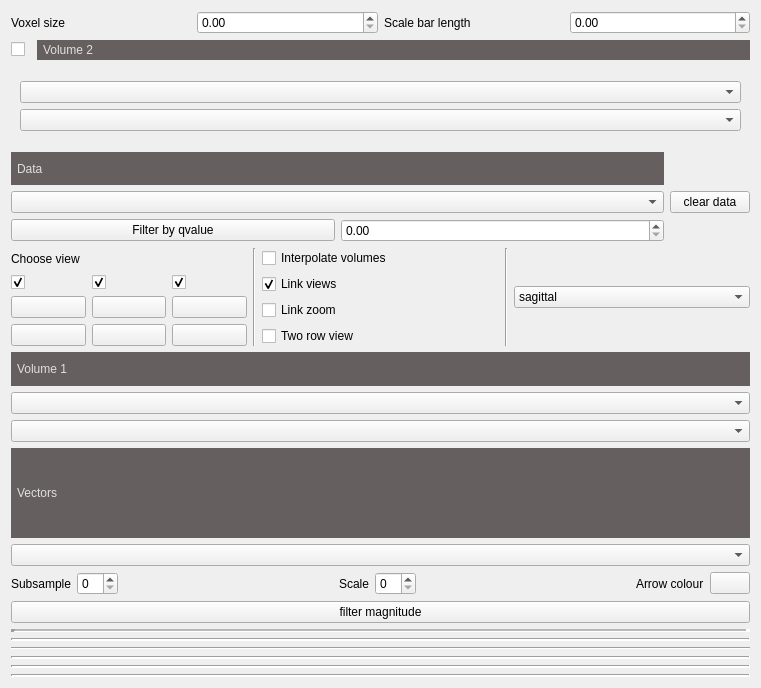
<?xml version="1.0" encoding="UTF-8"?>
<ui version="4.0">
 <class>data</class>
 <widget class="QWidget" name="data">
  <property name="geometry">
   <rect>
    <x>0</x>
    <y>0</y>
    <width>761</width>
    <height>688</height>
   </rect>
  </property>
  <property name="windowTitle">
   <string>Form</string>
  </property>
  <layout class="QVBoxLayout" name="verticalLayout">
   <item>
    <layout class="QGridLayout" name="gridLayoutScalebar_2">
     <item row="0" column="1">
      <widget class="QDoubleSpinBox" name="doubleSpinBoxVoxelSize_2"/>
     </item>
     <item row="0" column="0">
      <widget class="QLabel" name="label_15">
       <property name="text">
        <string>Voxel size</string>
       </property>
      </widget>
     </item>
     <item row="0" column="3">
      <widget class="QDoubleSpinBox" name="doubleSpinBoxScaleBarLength_2"/>
     </item>
     <item row="0" column="2">
      <widget class="QLabel" name="label_16">
       <property name="text">
        <string>Scale bar length</string>
       </property>
      </widget>
     </item>
    </layout>
   </item>
   <item>
    <layout class="QVBoxLayout" name="vol2Widget_layout_2">
     <item>
      <layout class="QHBoxLayout" name="volume2Label_layout_2">
       <item>
        <widget class="QCheckBox" name="checkBoxShowVol2Controls_2">
         <property name="maximumSize">
          <size>
           <width>20</width>
           <height>16777215</height>
          </size>
         </property>
         <property name="text">
          <string/>
         </property>
        </widget>
       </item>
       <item>
        <widget class="QLabel" name="label_14">
         <property name="styleSheet">
          <string notr="true">background-color:rgb(102, 95, 95);
padding: 3px;
color: rgb(223, 223, 223);</string>
         </property>
         <property name="text">
          <string>Volume 2</string>
         </property>
        </widget>
       </item>
      </layout>
     </item>
     <item>
      <widget class="QWidget" name="vol2ControlsWidget_2" native="true">
       <property name="minimumSize">
        <size>
         <width>300</width>
         <height>80</height>
        </size>
       </property>
       <layout class="QVBoxLayout" name="verticalLayout_3">
        <item>
         <layout class="QVBoxLayout" name="layoutVolume2_2">
          <item>
           <widget class="QComboBox" name="comboBoxVolume2_2"/>
          </item>
          <item>
           <widget class="QComboBox" name="comboBoxVolumeLut2_2"/>
          </item>
         </layout>
        </item>
       </layout>
      </widget>
     </item>
    </layout>
   </item>
   <item>
    <layout class="QGridLayout" name="gridLayout_2">
     <item row="0" column="0">
      <widget class="QLabel" name="labelData_2">
       <property name="styleSheet">
        <string notr="true">background-color:rgb(102, 95, 95);
padding: 3px;
color: rgb(223, 223, 223);</string>
       </property>
       <property name="text">
        <string>Data</string>
       </property>
      </widget>
     </item>
     <item row="1" column="0">
      <widget class="QComboBox" name="comboBoxData_2"/>
     </item>
     <item row="4" column="0">
      <layout class="QHBoxLayout" name="horizontalLayout_10">
       <item>
        <widget class="QPushButton" name="pushButtonFilterQValue_2">
         <property name="text">
          <string>Filter by qvalue</string>
         </property>
        </widget>
       </item>
       <item>
        <widget class="QDoubleSpinBox" name="doubleSpinBoxQValue_2"/>
       </item>
      </layout>
     </item>
     <item row="2" column="0">
      <layout class="QVBoxLayout" name="verticalLayoutDataSliders_2"/>
     </item>
     <item row="1" column="1">
      <widget class="QPushButton" name="pushButtonClearData_2">
       <property name="sizePolicy">
        <sizepolicy hsizetype="Maximum" vsizetype="Fixed">
         <horstretch>0</horstretch>
         <verstretch>0</verstretch>
        </sizepolicy>
       </property>
       <property name="text">
        <string>clear data</string>
       </property>
      </widget>
     </item>
    </layout>
   </item>
   <item>
    <layout class="QHBoxLayout" name="horizontalLayout_2">
     <item>
      <layout class="QVBoxLayout" name="verticalLayout_6">
       <item>
        <widget class="QLabel" name="label_13">
         <property name="text">
          <string>Choose view</string>
         </property>
        </widget>
       </item>
       <item>
        <layout class="QHBoxLayout" name="horizontalLayout_8">
         <item>
          <widget class="QCheckBox" name="checkBoxLeftView_2">
           <property name="text">
            <string/>
           </property>
           <property name="checked">
            <bool>true</bool>
           </property>
          </widget>
         </item>
         <item>
          <widget class="QCheckBox" name="checkBoxCentralView_2">
           <property name="text">
            <string/>
           </property>
           <property name="checked">
            <bool>true</bool>
           </property>
          </widget>
         </item>
         <item>
          <widget class="QCheckBox" name="checkBoxRightView_2">
           <property name="text">
            <string/>
           </property>
           <property name="checked">
            <bool>true</bool>
           </property>
          </widget>
         </item>
        </layout>
       </item>
       <item>
        <layout class="QHBoxLayout" name="horizontalLayoutExtraButtons_2">
         <item>
          <widget class="QPushButton" name="pushButtonManagerRed_2">
           <property name="text">
            <string/>
           </property>
          </widget>
         </item>
         <item>
          <widget class="QPushButton" name="pushButtonManagerBlue_2">
           <property name="text">
            <string/>
           </property>
          </widget>
         </item>
         <item>
          <widget class="QPushButton" name="pushButtonManagerGreen_2">
           <property name="text">
            <string/>
           </property>
          </widget>
         </item>
        </layout>
       </item>
       <item>
        <layout class="QHBoxLayout" name="horizontalLayout_9">
         <item>
          <widget class="QPushButton" name="pushButtonManagerOrange_2">
           <property name="text">
            <string/>
           </property>
          </widget>
         </item>
         <item>
          <widget class="QPushButton" name="pushButtonManagerGrey_2">
           <property name="text">
            <string/>
           </property>
          </widget>
         </item>
         <item>
          <widget class="QPushButton" name="pushButtonManagerCyan_2">
           <property name="text">
            <string/>
           </property>
          </widget>
         </item>
        </layout>
       </item>
      </layout>
     </item>
     <item>
      <widget class="Line" name="line_7">
       <property name="orientation">
        <enum>Qt::Vertical</enum>
       </property>
      </widget>
     </item>
     <item>
      <layout class="QVBoxLayout" name="verticalLayout_7">
       <item>
        <widget class="QCheckBox" name="checkBoxInterpolate_2">
         <property name="text">
          <string>Interpolate volumes</string>
         </property>
        </widget>
       </item>
       <item>
        <widget class="QCheckBox" name="checkBoxLinkViews_2">
         <property name="text">
          <string>Link views</string>
         </property>
         <property name="checked">
          <bool>true</bool>
         </property>
        </widget>
       </item>
       <item>
        <widget class="QCheckBox" name="checkBoxLinkZoom_2">
         <property name="text">
          <string>Link zoom</string>
         </property>
        </widget>
       </item>
       <item>
        <widget class="QCheckBox" name="checkBox6Views_2">
         <property name="text">
          <string>Two row view</string>
         </property>
        </widget>
       </item>
      </layout>
     </item>
     <item>
      <widget class="Line" name="line_8">
       <property name="orientation">
        <enum>Qt::Vertical</enum>
       </property>
      </widget>
     </item>
     <item>
      <widget class="QComboBox" name="comboBoxOrientation_2">
       <item>
        <property name="text">
         <string>sagittal</string>
        </property>
       </item>
       <item>
        <property name="text">
         <string>coronal</string>
        </property>
       </item>
       <item>
        <property name="text">
         <string>axial</string>
        </property>
       </item>
       <item>
        <property name="text">
         <string>Isosurface - Not implemented</string>
        </property>
       </item>
      </widget>
     </item>
    </layout>
   </item>
   <item>
    <layout class="QVBoxLayout" name="dataLayout_2"/>
   </item>
   <item>
    <layout class="QVBoxLayout" name="layoutVolume_2">
     <item>
      <widget class="QLabel" name="labelVolume_2">
       <property name="styleSheet">
        <string notr="true">background-color:rgb(102, 95, 95);
padding: 3px;
color: rgb(223, 223, 223);</string>
       </property>
       <property name="text">
        <string>Volume 1</string>
       </property>
      </widget>
     </item>
     <item>
      <widget class="QComboBox" name="comboBoxVolume_2"/>
     </item>
     <item>
      <widget class="QComboBox" name="comboBoxVolumeLut_2"/>
     </item>
    </layout>
   </item>
   <item>
    <widget class="QLabel" name="label_9">
     <property name="styleSheet">
      <string notr="true">background-color:rgb(102, 95, 95);
padding: 3px;
color: rgb(223, 223, 223);</string>
     </property>
     <property name="text">
      <string>Vectors</string>
     </property>
    </widget>
   </item>
   <item>
    <widget class="QComboBox" name="comboBoxVectors_2"/>
   </item>
   <item>
    <layout class="QHBoxLayout" name="horizontalLayout_7">
     <item>
      <widget class="QLabel" name="label_10">
       <property name="text">
        <string>Subsample</string>
       </property>
      </widget>
     </item>
     <item>
      <widget class="QSpinBox" name="spinBoxVectorSubsampling_2"/>
     </item>
     <item>
      <spacer name="horizontalSpacer_4">
       <property name="orientation">
        <enum>Qt::Horizontal</enum>
       </property>
       <property name="sizeHint" stdset="0">
        <size>
         <width>40</width>
         <height>20</height>
        </size>
       </property>
      </spacer>
     </item>
     <item>
      <widget class="QLabel" name="label_11">
       <property name="text">
        <string>Scale</string>
       </property>
      </widget>
     </item>
     <item>
      <widget class="QSpinBox" name="spinBoxVectorScale_2"/>
     </item>
     <item>
      <spacer name="horizontalSpacer_5">
       <property name="orientation">
        <enum>Qt::Horizontal</enum>
       </property>
       <property name="sizeHint" stdset="0">
        <size>
         <width>40</width>
         <height>20</height>
        </size>
       </property>
      </spacer>
     </item>
     <item>
      <widget class="QLabel" name="label_12">
       <property name="text">
        <string>Arrow colour</string>
       </property>
      </widget>
     </item>
     <item>
      <widget class="QPushButton" name="pushButtonVectorColor_2">
       <property name="text">
        <string/>
       </property>
      </widget>
     </item>
    </layout>
   </item>
   <item>
    <widget class="QPushButton" name="pushButtonVectorMagnitudeFilter_2">
     <property name="text">
      <string>filter magnitude</string>
     </property>
    </widget>
   </item>
   <item>
    <widget class="Line" name="line_9">
     <property name="lineWidth">
      <number>4</number>
     </property>
     <property name="midLineWidth">
      <number>2</number>
     </property>
     <property name="orientation">
      <enum>Qt::Horizontal</enum>
     </property>
    </widget>
   </item>
   <item>
    <widget class="Line" name="line">
     <property name="lineWidth">
      <number>2</number>
     </property>
     <property name="orientation">
      <enum>Qt::Horizontal</enum>
     </property>
    </widget>
   </item>
   <item>
    <widget class="Line" name="line_10">
     <property name="orientation">
      <enum>Qt::Horizontal</enum>
     </property>
    </widget>
   </item>
   <item>
    <widget class="Line" name="line_2">
     <property name="lineWidth">
      <number>2</number>
     </property>
     <property name="orientation">
      <enum>Qt::Horizontal</enum>
     </property>
    </widget>
   </item>
   <item>
    <widget class="Line" name="line_3">
     <property name="lineWidth">
      <number>2</number>
     </property>
     <property name="orientation">
      <enum>Qt::Horizontal</enum>
     </property>
    </widget>
   </item>
   <item>
    <widget class="Line" name="line_4">
     <property name="lineWidth">
      <number>2</number>
     </property>
     <property name="orientation">
      <enum>Qt::Horizontal</enum>
     </property>
    </widget>
   </item>
  </layout>
 </widget>
 <resources/>
 <connections/>
</ui>
